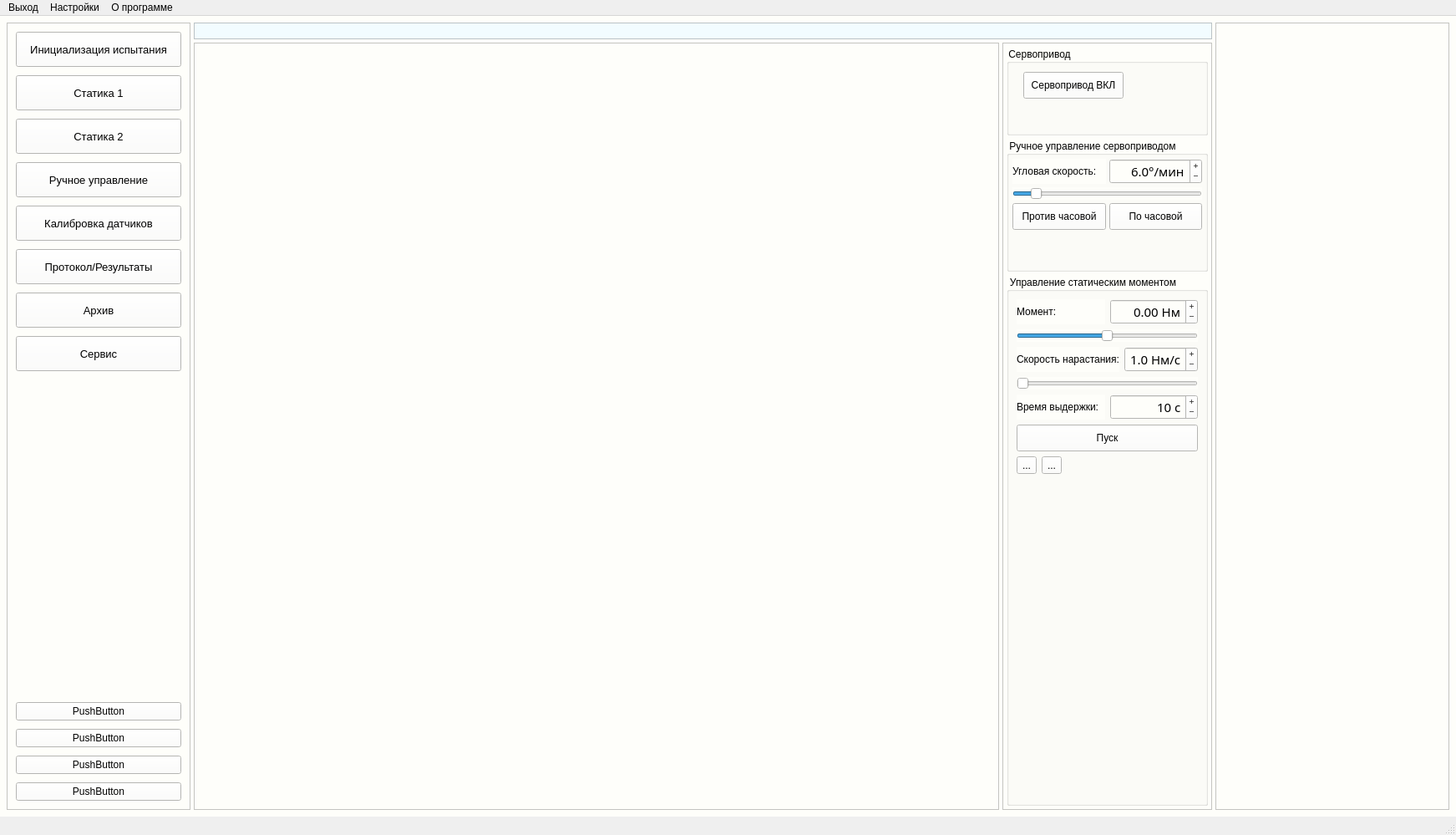
<?xml version="1.0" encoding="UTF-8"?>
<ui version="4.0">
 <class>MainWindow</class>
 <widget class="QMainWindow" name="MainWindow">
  <property name="windowModality">
   <enum>Qt::NonModal</enum>
  </property>
  <property name="geometry">
   <rect>
    <x>0</x>
    <y>0</y>
    <width>1743</width>
    <height>999</height>
   </rect>
  </property>
  <property name="windowTitle">
   <string>Повортная статика</string>
  </property>
  <property name="toolButtonStyle">
   <enum>Qt::ToolButtonTextBesideIcon</enum>
  </property>
  <widget class="QWidget" name="centralwidget">
   <property name="styleSheet">
    <string notr="true">background-color: rgb(254, 254, 250);</string>
   </property>
   <layout class="QVBoxLayout" name="verticalLayout">
    <property name="spacing">
     <number>4</number>
    </property>
    <property name="leftMargin">
     <number>4</number>
    </property>
    <property name="topMargin">
     <number>4</number>
    </property>
    <property name="rightMargin">
     <number>4</number>
    </property>
    <property name="bottomMargin">
     <number>4</number>
    </property>
    <item>
     <widget class="QWidget" name="base_widget" native="true">
      <layout class="QHBoxLayout" name="horizontalLayout" stretch="2,14">
       <property name="spacing">
        <number>4</number>
       </property>
       <property name="leftMargin">
        <number>4</number>
       </property>
       <property name="topMargin">
        <number>4</number>
       </property>
       <property name="rightMargin">
        <number>4</number>
       </property>
       <property name="bottomMargin">
        <number>4</number>
       </property>
       <item>
        <widget class="QFrame" name="left_panel">
         <property name="sizePolicy">
          <sizepolicy hsizetype="Minimum" vsizetype="Preferred">
           <horstretch>0</horstretch>
           <verstretch>0</verstretch>
          </sizepolicy>
         </property>
         <property name="minimumSize">
          <size>
           <width>220</width>
           <height>0</height>
          </size>
         </property>
         <property name="frameShape">
          <enum>QFrame::StyledPanel</enum>
         </property>
         <property name="frameShadow">
          <enum>QFrame::Raised</enum>
         </property>
         <layout class="QVBoxLayout" name="verticalLayout_3">
          <property name="spacing">
           <number>4</number>
          </property>
          <property name="leftMargin">
           <number>0</number>
          </property>
          <property name="topMargin">
           <number>0</number>
          </property>
          <property name="rightMargin">
           <number>0</number>
          </property>
          <property name="bottomMargin">
           <number>0</number>
          </property>
          <item>
           <layout class="QVBoxLayout" name="verticalLayout_2">
            <property name="spacing">
             <number>10</number>
            </property>
            <property name="leftMargin">
             <number>10</number>
            </property>
            <property name="topMargin">
             <number>10</number>
            </property>
            <property name="rightMargin">
             <number>10</number>
            </property>
            <property name="bottomMargin">
             <number>10</number>
            </property>
            <item>
             <widget class="QPushButton" name="btnInit">
              <property name="minimumSize">
               <size>
                <width>0</width>
                <height>42</height>
               </size>
              </property>
              <property name="font">
               <font>
                <pointsize>10</pointsize>
               </font>
              </property>
              <property name="text">
               <string>Инициализация испытания</string>
              </property>
             </widget>
            </item>
            <item>
             <widget class="QPushButton" name="btnStatic1">
              <property name="minimumSize">
               <size>
                <width>0</width>
                <height>42</height>
               </size>
              </property>
              <property name="font">
               <font>
                <pointsize>10</pointsize>
               </font>
              </property>
              <property name="text">
               <string>Статика 1</string>
              </property>
             </widget>
            </item>
            <item>
             <widget class="QPushButton" name="btnStatic2">
              <property name="minimumSize">
               <size>
                <width>0</width>
                <height>42</height>
               </size>
              </property>
              <property name="font">
               <font>
                <pointsize>10</pointsize>
               </font>
              </property>
              <property name="text">
               <string>Статика 2</string>
              </property>
             </widget>
            </item>
            <item>
             <widget class="QPushButton" name="btnHand">
              <property name="minimumSize">
               <size>
                <width>0</width>
                <height>42</height>
               </size>
              </property>
              <property name="font">
               <font>
                <pointsize>10</pointsize>
               </font>
              </property>
              <property name="text">
               <string>Ручное управление</string>
              </property>
             </widget>
            </item>
            <item>
             <widget class="QPushButton" name="btnCalibration">
              <property name="minimumSize">
               <size>
                <width>0</width>
                <height>42</height>
               </size>
              </property>
              <property name="font">
               <font>
                <pointsize>10</pointsize>
               </font>
              </property>
              <property name="text">
               <string>Калибровка датчиков</string>
              </property>
             </widget>
            </item>
            <item>
             <widget class="QPushButton" name="btnProtocol">
              <property name="minimumSize">
               <size>
                <width>0</width>
                <height>42</height>
               </size>
              </property>
              <property name="font">
               <font>
                <pointsize>10</pointsize>
               </font>
              </property>
              <property name="text">
               <string>Протокол/Результаты</string>
              </property>
             </widget>
            </item>
            <item>
             <widget class="QPushButton" name="btnArchive">
              <property name="minimumSize">
               <size>
                <width>0</width>
                <height>42</height>
               </size>
              </property>
              <property name="font">
               <font>
                <pointsize>10</pointsize>
               </font>
              </property>
              <property name="text">
               <string>Архив</string>
              </property>
             </widget>
            </item>
            <item>
             <widget class="QPushButton" name="btnService">
              <property name="minimumSize">
               <size>
                <width>0</width>
                <height>42</height>
               </size>
              </property>
              <property name="font">
               <font>
                <pointsize>10</pointsize>
               </font>
              </property>
              <property name="text">
               <string>Сервис</string>
              </property>
             </widget>
            </item>
            <item>
             <spacer name="verticalSpacer">
              <property name="orientation">
               <enum>Qt::Vertical</enum>
              </property>
              <property name="sizeHint" stdset="0">
               <size>
                <width>20</width>
                <height>40</height>
               </size>
              </property>
             </spacer>
            </item>
            <item>
             <widget class="QPushButton" name="pushButton_3">
              <property name="text">
               <string>PushButton</string>
              </property>
             </widget>
            </item>
            <item>
             <widget class="QPushButton" name="pushButton">
              <property name="text">
               <string>PushButton</string>
              </property>
             </widget>
            </item>
            <item>
             <widget class="QPushButton" name="pushButton_4">
              <property name="text">
               <string>PushButton</string>
              </property>
             </widget>
            </item>
            <item>
             <widget class="QPushButton" name="pushButton_5">
              <property name="text">
               <string>PushButton</string>
              </property>
             </widget>
            </item>
           </layout>
          </item>
         </layout>
        </widget>
       </item>
       <item>
        <widget class="QWidget" name="base_panel" native="true">
         <layout class="QHBoxLayout" name="horizontalLayout_2">
          <property name="spacing">
           <number>4</number>
          </property>
          <property name="leftMargin">
           <number>0</number>
          </property>
          <property name="topMargin">
           <number>0</number>
          </property>
          <property name="rightMargin">
           <number>0</number>
          </property>
          <property name="bottomMargin">
           <number>0</number>
          </property>
          <item>
           <widget class="QStackedWidget" name="pager">
            <property name="lineWidth">
             <number>0</number>
            </property>
            <property name="currentIndex">
             <number>0</number>
            </property>
            <widget class="QWidget" name="pageHand">
             <layout class="QHBoxLayout" name="horizontalLayout_8">
              <property name="spacing">
               <number>4</number>
              </property>
              <property name="leftMargin">
               <number>0</number>
              </property>
              <property name="topMargin">
               <number>0</number>
              </property>
              <property name="rightMargin">
               <number>0</number>
              </property>
              <property name="bottomMargin">
               <number>0</number>
              </property>
              <item>
               <layout class="QHBoxLayout" name="horizontalLayout_7" stretch="12,2">
                <property name="spacing">
                 <number>4</number>
                </property>
                <item>
                 <layout class="QVBoxLayout" name="verticalLayout_4" stretch="2,14">
                  <property name="spacing">
                   <number>4</number>
                  </property>
                  <item>
                   <widget class="DashboardPanel" name="pageHand_pnlTopDashboard">
                    <property name="sizePolicy">
                     <sizepolicy hsizetype="Preferred" vsizetype="Fixed">
                      <horstretch>0</horstretch>
                      <verstretch>0</verstretch>
                     </sizepolicy>
                    </property>
                    <property name="baseSize">
                     <size>
                      <width>0</width>
                      <height>120</height>
                     </size>
                    </property>
                    <property name="styleSheet">
                     <string notr="true">background-color: rgb(242, 252, 255);</string>
                    </property>
                    <property name="frameShape">
                     <enum>QFrame::StyledPanel</enum>
                    </property>
                    <property name="frameShadow">
                     <enum>QFrame::Raised</enum>
                    </property>
                    <layout class="QHBoxLayout" name="horizontalLayout_10"/>
                   </widget>
                  </item>
                  <item>
                   <widget class="QWidget" name="widget" native="true">
                    <layout class="QVBoxLayout" name="verticalLayout_5">
                     <property name="spacing">
                      <number>4</number>
                     </property>
                     <property name="leftMargin">
                      <number>0</number>
                     </property>
                     <property name="topMargin">
                      <number>0</number>
                     </property>
                     <property name="rightMargin">
                      <number>0</number>
                     </property>
                     <property name="bottomMargin">
                      <number>0</number>
                     </property>
                     <item>
                      <layout class="QHBoxLayout" name="horizontalLayout_9" stretch="14,6">
                       <property name="spacing">
                        <number>4</number>
                       </property>
                       <item>
                        <widget class="HandGraphPanel" name="pageHand_pnlGraph">
                         <property name="frameShape">
                          <enum>QFrame::StyledPanel</enum>
                         </property>
                         <property name="frameShadow">
                          <enum>QFrame::Raised</enum>
                         </property>
                         <layout class="QVBoxLayout" name="verticalLayout_7">
                          <item>
                           <layout class="QVBoxLayout" name="verticalLayout_6">
                            <item>
                             <widget class="GraphWidget" name="graph_tension" native="true"/>
                            </item>
                            <item>
                             <widget class="GraphWidget" name="graph_velocity" native="true"/>
                            </item>
                           </layout>
                          </item>
                         </layout>
                        </widget>
                       </item>
                       <item>
                        <widget class="QFrame" name="pageHand_pnlCtrl">
                         <property name="sizePolicy">
                          <sizepolicy hsizetype="Fixed" vsizetype="Preferred">
                           <horstretch>0</horstretch>
                           <verstretch>0</verstretch>
                          </sizepolicy>
                         </property>
                         <property name="baseSize">
                          <size>
                           <width>280</width>
                           <height>0</height>
                          </size>
                         </property>
                         <property name="frameShape">
                          <enum>QFrame::StyledPanel</enum>
                         </property>
                         <property name="frameShadow">
                          <enum>QFrame::Raised</enum>
                         </property>
                         <layout class="QVBoxLayout" name="verticalLayout_8" stretch="2,3,12">
                          <property name="spacing">
                           <number>4</number>
                          </property>
                          <property name="leftMargin">
                           <number>4</number>
                          </property>
                          <property name="topMargin">
                           <number>4</number>
                          </property>
                          <property name="rightMargin">
                           <number>4</number>
                          </property>
                          <property name="bottomMargin">
                           <number>4</number>
                          </property>
                          <item>
                           <widget class="QGroupBox" name="groupBox_3">
                            <property name="minimumSize">
                             <size>
                              <width>0</width>
                              <height>80</height>
                             </size>
                            </property>
                            <property name="baseSize">
                             <size>
                              <width>0</width>
                              <height>100</height>
                             </size>
                            </property>
                            <property name="title">
                             <string>Сервопривод</string>
                            </property>
                            <widget class="QPushButton" name="btnServoPower">
                             <property name="geometry">
                              <rect>
                               <x>20</x>
                               <y>30</y>
                               <width>120</width>
                               <height>32</height>
                              </rect>
                             </property>
                             <property name="text">
                              <string>Сервопривод ВКЛ</string>
                             </property>
                            </widget>
                           </widget>
                          </item>
                          <item>
                           <widget class="QGroupBox" name="groupBox">
                            <property name="sizePolicy">
                             <sizepolicy hsizetype="Minimum" vsizetype="Minimum">
                              <horstretch>0</horstretch>
                              <verstretch>0</verstretch>
                             </sizepolicy>
                            </property>
                            <property name="title">
                             <string>Ручное управление сервоприводом</string>
                            </property>
                            <layout class="QVBoxLayout" name="verticalLayout_9">
                             <property name="spacing">
                              <number>4</number>
                             </property>
                             <property name="leftMargin">
                              <number>4</number>
                             </property>
                             <property name="topMargin">
                              <number>4</number>
                             </property>
                             <property name="rightMargin">
                              <number>4</number>
                             </property>
                             <property name="bottomMargin">
                              <number>4</number>
                             </property>
                             <item>
                              <layout class="QHBoxLayout" name="horizontalLayout_11">
                               <property name="spacing">
                                <number>4</number>
                               </property>
                               <item>
                                <widget class="QLabel" name="label_5">
                                 <property name="text">
                                  <string>Угловая скорость:</string>
                                 </property>
                                </widget>
                               </item>
                               <item>
                                <widget class="AppSpinBox" name="dsbHandVelocity_1">
                                 <property name="sizePolicy">
                                  <sizepolicy hsizetype="Preferred" vsizetype="Preferred">
                                   <horstretch>0</horstretch>
                                   <verstretch>0</verstretch>
                                  </sizepolicy>
                                 </property>
                                 <property name="font">
                                  <font>
                                   <family>Inconsolata LGC Nerd Font</family>
                                   <pointsize>11</pointsize>
                                  </font>
                                 </property>
                                 <property name="wrapping">
                                  <bool>false</bool>
                                 </property>
                                 <property name="alignment">
                                  <set>Qt::AlignRight|Qt::AlignTrailing|Qt::AlignVCenter</set>
                                 </property>
                                 <property name="buttonSymbols">
                                  <enum>QAbstractSpinBox::PlusMinus</enum>
                                 </property>
                                 <property name="suffix">
                                  <string>°/мин</string>
                                 </property>
                                 <property name="decimals">
                                  <number>1</number>
                                 </property>
                                 <property name="maximum">
                                  <double>60.000000000000000</double>
                                 </property>
                                 <property name="singleStep">
                                  <double>0.100000000000000</double>
                                 </property>
                                 <property name="value">
                                  <double>6.000000000000000</double>
                                 </property>
                                </widget>
                               </item>
                              </layout>
                             </item>
                             <item>
                              <widget class="QSlider" name="sldHandVelocity_1">
                               <property name="maximum">
                                <number>600</number>
                               </property>
                               <property name="value">
                                <number>60</number>
                               </property>
                               <property name="orientation">
                                <enum>Qt::Horizontal</enum>
                               </property>
                              </widget>
                             </item>
                             <item>
                              <layout class="QHBoxLayout" name="horizontalLayout_12">
                               <item>
                                <widget class="QPushButton" name="btnJog_CCW">
                                 <property name="minimumSize">
                                  <size>
                                   <width>0</width>
                                   <height>32</height>
                                  </size>
                                 </property>
                                 <property name="text">
                                  <string>Против часовой</string>
                                 </property>
                                </widget>
                               </item>
                               <item>
                                <widget class="QPushButton" name="btnJog_CW">
                                 <property name="minimumSize">
                                  <size>
                                   <width>0</width>
                                   <height>32</height>
                                  </size>
                                 </property>
                                 <property name="text">
                                  <string>По часовой</string>
                                 </property>
                                </widget>
                               </item>
                              </layout>
                             </item>
                             <item>
                              <spacer name="verticalSpacer_2">
                               <property name="orientation">
                                <enum>Qt::Vertical</enum>
                               </property>
                               <property name="sizeHint" stdset="0">
                                <size>
                                 <width>20</width>
                                 <height>20</height>
                                </size>
                               </property>
                              </spacer>
                             </item>
                            </layout>
                           </widget>
                          </item>
                          <item>
                           <widget class="QGroupBox" name="groupBox_2">
                            <property name="title">
                             <string>Управление статическим моментом</string>
                            </property>
                            <layout class="QVBoxLayout" name="verticalLayout_10">
                             <item>
                              <layout class="QHBoxLayout" name="horizontalLayout_13">
                               <item>
                                <widget class="QLabel" name="label_6">
                                 <property name="text">
                                  <string>Момент:</string>
                                 </property>
                                </widget>
                               </item>
                               <item>
                                <widget class="AppSpinBox" name="dsbHandTension">
                                 <property name="font">
                                  <font>
                                   <family>Inconsolata LGC Nerd Font</family>
                                   <pointsize>11</pointsize>
                                  </font>
                                 </property>
                                 <property name="alignment">
                                  <set>Qt::AlignRight|Qt::AlignTrailing|Qt::AlignVCenter</set>
                                 </property>
                                 <property name="buttonSymbols">
                                  <enum>QAbstractSpinBox::PlusMinus</enum>
                                 </property>
                                 <property name="suffix">
                                  <string> Нм</string>
                                 </property>
                                 <property name="decimals">
                                  <number>2</number>
                                 </property>
                                 <property name="minimum">
                                  <double>-50.000000000000000</double>
                                 </property>
                                 <property name="maximum">
                                  <double>50.000000000000000</double>
                                 </property>
                                 <property name="singleStep">
                                  <double>0.500000000000000</double>
                                 </property>
                                </widget>
                               </item>
                              </layout>
                             </item>
                             <item>
                              <widget class="QSlider" name="sldHandTension">
                               <property name="minimum">
                                <number>-500</number>
                               </property>
                               <property name="maximum">
                                <number>500</number>
                               </property>
                               <property name="singleStep">
                                <number>5</number>
                               </property>
                               <property name="pageStep">
                                <number>50</number>
                               </property>
                               <property name="orientation">
                                <enum>Qt::Horizontal</enum>
                               </property>
                              </widget>
                             </item>
                             <item>
                              <layout class="QHBoxLayout" name="horizontalLayout_14">
                               <item>
                                <widget class="QLabel" name="label_7">
                                 <property name="text">
                                  <string>Скорость нарастания:</string>
                                 </property>
                                </widget>
                               </item>
                               <item>
                                <widget class="AppSpinBox" name="dsbHandVelocity_2">
                                 <property name="font">
                                  <font>
                                   <family>Inconsolata LGC Nerd Font</family>
                                   <pointsize>11</pointsize>
                                  </font>
                                 </property>
                                 <property name="alignment">
                                  <set>Qt::AlignRight|Qt::AlignTrailing|Qt::AlignVCenter</set>
                                 </property>
                                 <property name="buttonSymbols">
                                  <enum>QAbstractSpinBox::PlusMinus</enum>
                                 </property>
                                 <property name="suffix">
                                  <string> Нм/с</string>
                                 </property>
                                 <property name="decimals">
                                  <number>1</number>
                                 </property>
                                 <property name="maximum">
                                  <double>4.000000000000000</double>
                                 </property>
                                 <property name="singleStep">
                                  <double>0.100000000000000</double>
                                 </property>
                                 <property name="value">
                                  <double>1.000000000000000</double>
                                 </property>
                                </widget>
                               </item>
                              </layout>
                             </item>
                             <item>
                              <widget class="QSlider" name="sldHandVelocity_2">
                               <property name="maximum">
                                <number>40</number>
                               </property>
                               <property name="orientation">
                                <enum>Qt::Horizontal</enum>
                               </property>
                              </widget>
                             </item>
                             <item>
                              <layout class="QHBoxLayout" name="horizontalLayout_15">
                               <item>
                                <widget class="QLabel" name="label_8">
                                 <property name="text">
                                  <string>Время выдержки:</string>
                                 </property>
                                </widget>
                               </item>
                               <item>
                                <widget class="AppSpinBox" name="dsbHandTime_1">
                                 <property name="font">
                                  <font>
                                   <family>Inconsolata LGC Nerd Font</family>
                                   <pointsize>11</pointsize>
                                  </font>
                                 </property>
                                 <property name="alignment">
                                  <set>Qt::AlignRight|Qt::AlignTrailing|Qt::AlignVCenter</set>
                                 </property>
                                 <property name="buttonSymbols">
                                  <enum>QAbstractSpinBox::PlusMinus</enum>
                                 </property>
                                 <property name="suffix">
                                  <string> с</string>
                                 </property>
                                 <property name="decimals">
                                  <number>0</number>
                                 </property>
                                 <property name="maximum">
                                  <double>60.000000000000000</double>
                                 </property>
                                 <property name="singleStep">
                                  <double>1.000000000000000</double>
                                 </property>
                                 <property name="value">
                                  <double>10.000000000000000</double>
                                 </property>
                                </widget>
                               </item>
                              </layout>
                             </item>
                             <item>
                              <widget class="QPushButton" name="pushButton_2">
                               <property name="minimumSize">
                                <size>
                                 <width>0</width>
                                 <height>32</height>
                                </size>
                               </property>
                               <property name="baseSize">
                                <size>
                                 <width>0</width>
                                 <height>32</height>
                                </size>
                               </property>
                               <property name="text">
                                <string>Пуск</string>
                               </property>
                              </widget>
                             </item>
                             <item>
                              <layout class="QHBoxLayout" name="horizontalLayout_16">
                               <item>
                                <widget class="QToolButton" name="btnHandRegSettings">
                                 <property name="text">
                                  <string>...</string>
                                 </property>
                                </widget>
                               </item>
                               <item>
                                <widget class="QToolButton" name="toolButton_2">
                                 <property name="text">
                                  <string>...</string>
                                 </property>
                                </widget>
                               </item>
                               <item>
                                <spacer name="horizontalSpacer">
                                 <property name="orientation">
                                  <enum>Qt::Horizontal</enum>
                                 </property>
                                 <property name="sizeHint" stdset="0">
                                  <size>
                                   <width>40</width>
                                   <height>20</height>
                                  </size>
                                 </property>
                                </spacer>
                               </item>
                              </layout>
                             </item>
                             <item>
                              <spacer name="verticalSpacer_3">
                               <property name="orientation">
                                <enum>Qt::Vertical</enum>
                               </property>
                               <property name="sizeHint" stdset="0">
                                <size>
                                 <width>20</width>
                                 <height>40</height>
                                </size>
                               </property>
                              </spacer>
                             </item>
                            </layout>
                           </widget>
                          </item>
                         </layout>
                        </widget>
                       </item>
                      </layout>
                     </item>
                    </layout>
                   </widget>
                  </item>
                 </layout>
                </item>
                <item>
                 <widget class="LedDashboardPanel" name="pageHand_pnlRight">
                  <property name="sizePolicy">
                   <sizepolicy hsizetype="Minimum" vsizetype="Preferred">
                    <horstretch>0</horstretch>
                    <verstretch>0</verstretch>
                   </sizepolicy>
                  </property>
                  <property name="minimumSize">
                   <size>
                    <width>280</width>
                    <height>0</height>
                   </size>
                  </property>
                  <property name="frameShape">
                   <enum>QFrame::StyledPanel</enum>
                  </property>
                  <property name="frameShadow">
                   <enum>QFrame::Raised</enum>
                  </property>
                 </widget>
                </item>
               </layout>
              </item>
             </layout>
            </widget>
            <widget class="QWidget" name="pageInit">
             <layout class="QHBoxLayout" name="horizontalLayout_3">
              <item>
               <widget class="QLabel" name="label">
                <property name="font">
                 <font>
                  <pointsize>24</pointsize>
                 </font>
                </property>
                <property name="text">
                 <string>Инициализация испытания</string>
                </property>
                <property name="alignment">
                 <set>Qt::AlignCenter</set>
                </property>
               </widget>
              </item>
             </layout>
            </widget>
            <widget class="QWidget" name="pageStatic1">
             <layout class="QHBoxLayout" name="horizontalLayout_5">
              <item>
               <widget class="QLabel" name="label_3">
                <property name="font">
                 <font>
                  <pointsize>24</pointsize>
                 </font>
                </property>
                <property name="text">
                 <string>Статика 1</string>
                </property>
                <property name="alignment">
                 <set>Qt::AlignCenter</set>
                </property>
               </widget>
              </item>
             </layout>
            </widget>
            <widget class="QWidget" name="pageStatic2">
             <layout class="QHBoxLayout" name="horizontalLayout_6">
              <item>
               <widget class="QLabel" name="label_4">
                <property name="font">
                 <font>
                  <pointsize>24</pointsize>
                 </font>
                </property>
                <property name="text">
                 <string>Статика 2</string>
                </property>
                <property name="alignment">
                 <set>Qt::AlignCenter</set>
                </property>
               </widget>
              </item>
             </layout>
            </widget>
            <widget class="QWidget" name="pageCalibration">
             <layout class="QHBoxLayout" name="horizontalLayout_calib">
              <item>
               <widget class="QLabel" name="label_calib">
                <property name="font">
                 <font>
                  <pointsize>24</pointsize>
                 </font>
                </property>
                <property name="text">
                 <string>Калибровка датчиков</string>
                </property>
                <property name="alignment">
                 <set>Qt::AlignCenter</set>
                </property>
               </widget>
              </item>
             </layout>
            </widget>
            <widget class="QWidget" name="pageProtocol">
             <layout class="QHBoxLayout" name="horizontalLayout_protocol">
              <item>
               <widget class="QLabel" name="label_protocol">
                <property name="font">
                 <font>
                  <pointsize>24</pointsize>
                 </font>
                </property>
                <property name="text">
                 <string>Протокол/Результаты</string>
                </property>
                <property name="alignment">
                 <set>Qt::AlignCenter</set>
                </property>
               </widget>
              </item>
             </layout>
            </widget>
            <widget class="QWidget" name="pageArchive">
             <layout class="QHBoxLayout" name="horizontalLayout_archive">
              <item>
               <widget class="QLabel" name="label_archive">
                <property name="font">
                 <font>
                  <pointsize>24</pointsize>
                 </font>
                </property>
                <property name="text">
                 <string>Архив</string>
                </property>
                <property name="alignment">
                 <set>Qt::AlignCenter</set>
                </property>
               </widget>
              </item>
             </layout>
            </widget>
            <widget class="QWidget" name="pageService">
             <layout class="QHBoxLayout" name="horizontalLayout_4">
              <item>
               <widget class="QLabel" name="label_2">
                <property name="font">
                 <font>
                  <pointsize>24</pointsize>
                 </font>
                </property>
                <property name="text">
                 <string>Сервис</string>
                </property>
                <property name="alignment">
                 <set>Qt::AlignCenter</set>
                </property>
               </widget>
              </item>
             </layout>
            </widget>
           </widget>
          </item>
         </layout>
        </widget>
       </item>
      </layout>
     </widget>
    </item>
   </layout>
  </widget>
  <widget class="QMenuBar" name="menubar">
   <property name="geometry">
    <rect>
     <x>0</x>
     <y>0</y>
     <width>1743</width>
     <height>22</height>
    </rect>
   </property>
   <widget class="QMenu" name="menuAbout">
    <property name="title">
     <string>О программе</string>
    </property>
    <addaction name="actionAbout"/>
   </widget>
   <widget class="QMenu" name="menuExit">
    <property name="title">
     <string>Выход</string>
    </property>
   </widget>
   <widget class="QMenu" name="menu">
    <property name="title">
     <string>Настройки</string>
    </property>
   </widget>
   <addaction name="menuExit"/>
   <addaction name="menu"/>
   <addaction name="menuAbout"/>
  </widget>
  <widget class="QStatusBar" name="statusbar"/>
  <action name="actionAbout">
   <property name="text">
    <string>О программе</string>
   </property>
  </action>
 </widget>
 <customwidgets>
  <customwidget>
   <class>GraphWidget</class>
   <extends>QWidget</extends>
   <header>src.ui.widgets.graph_widget</header>
   <container>1</container>
  </customwidget>
  <customwidget>
   <class>HandGraphPanel</class>
   <extends>QFrame</extends>
   <header>src.ui.widgets.hand_graph_panel</header>
   <container>1</container>
  </customwidget>
  <customwidget>
   <class>LedDashboardPanel</class>
   <extends>QFrame</extends>
   <header>src.ui.widgets.hand_right_panel</header>
   <container>1</container>
  </customwidget>
  <customwidget>
   <class>DashboardPanel</class>
   <extends>QFrame</extends>
   <header>src.ui.widgets.hand_top_panel</header>
   <container>1</container>
  </customwidget>
  <customwidget>
   <class>AppSpinBox</class>
   <extends>QDoubleSpinBox</extends>
   <header>src.utils.spin_box_int_to_float</header>
  </customwidget>
 </customwidgets>
 <resources/>
 <connections>
  <connection>
   <sender>sldHandVelocity_1</sender>
   <signal>valueChanged(int)</signal>
   <receiver>dsbHandVelocity_1</receiver>
   <slot>update()</slot>
   <hints>
    <hint type="sourcelabel">
     <x>1307</x>
     <y>326</y>
    </hint>
    <hint type="destinationlabel">
     <x>1361</x>
     <y>294</y>
    </hint>
   </hints>
  </connection>
  <connection>
   <sender>sldHandTension</sender>
   <signal>valueChanged(int)</signal>
   <receiver>dsbHandTension</receiver>
   <slot>update()</slot>
   <hints>
    <hint type="sourcelabel">
     <x>1329</x>
     <y>474</y>
    </hint>
    <hint type="destinationlabel">
     <x>1376</x>
     <y>443</y>
    </hint>
   </hints>
  </connection>
  <connection>
   <sender>sldHandVelocity_2</sender>
   <signal>valueChanged(int)</signal>
   <receiver>dsbHandVelocity_2</receiver>
   <slot>update()</slot>
   <hints>
    <hint type="sourcelabel">
     <x>1329</x>
     <y>530</y>
    </hint>
    <hint type="destinationlabel">
     <x>1393</x>
     <y>502</y>
    </hint>
   </hints>
  </connection>
 </connections>
</ui>
